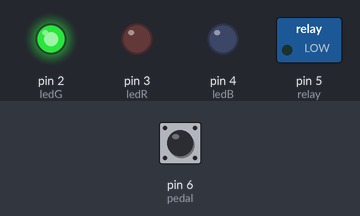
Simulated run of this sketch. Board: Arduino Uno, built with avr-gcc and run on an emulated ATmega328P. Parts: switched loads named in the sketch (green lamp = pin HIGH), output pins drawn as LEDs (lit = HIGH). Inputs (shaded band) come from the test bench; at power-on: pin 6 (pedal) HIGH. What the sketch prints to the serial monitor is not drawn.

Above: at 1.2 s.
1.3 s: pin 6 (pedal) pulled LOW for 0.15 s
Timing chart, 0 to 4.3 s (numbered marks = the images above; inputs shaded):
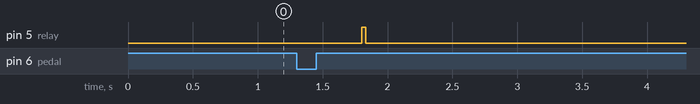

Measured:
- after the input at 1.3 s, pin 5 (relay): LOW → HIGH after 0.50 s, → LOW 0.03 s later

The sketch:

Spot_Welder.ino
```cpp
int ledG = 2;
int ledR = 3;
int ledB = 4;
int relay = 5;
int pedal = 6;

void setup() {

    pinMode(ledG, OUTPUT);
    pinMode(ledR, OUTPUT);
    pinMode(ledB, OUTPUT);
    pinMode(relay, OUTPUT);
    pinMode(pedal, INPUT_PULLUP);
    digitalWrite(ledG, HIGH);

    Serial.begin(9600);
}
void loop() {
    float relayDelay = 0;
    float mainPulse = 30 + relayDelay;
    float firstPulse = (mainPulse * 0.12) + relayDelay;
    float debounce = 500;

    if (digitalRead(pedal) == LOW) {
        Serial.write("Relay Triggered\n");
 //       digitalWrite(ledG, LOW);
 //       digitalWrite(ledR, HIGH);

        digitalWrite(relay, HIGH);
        delay(firstPulse);
        digitalWrite(relay, LOW);

 //       digitalWrite(ledR, LOW);
 //       digitalWrite(ledB, HIGH);
       delay(500);

 //       digitalWrite(ledB, LOW);
 //       digitalWrite(ledR, HIGH);

        digitalWrite(relay, HIGH);
        delay(mainPulse);
        digitalWrite(relay, LOW);

//        digitalWrite(ledR, LOW);
 //       digitalWrite(ledG, HIGH);

        delay(debounce);
        while(digitalRead(pedal) == LOW) {
            true;
        }
    }
}
```
